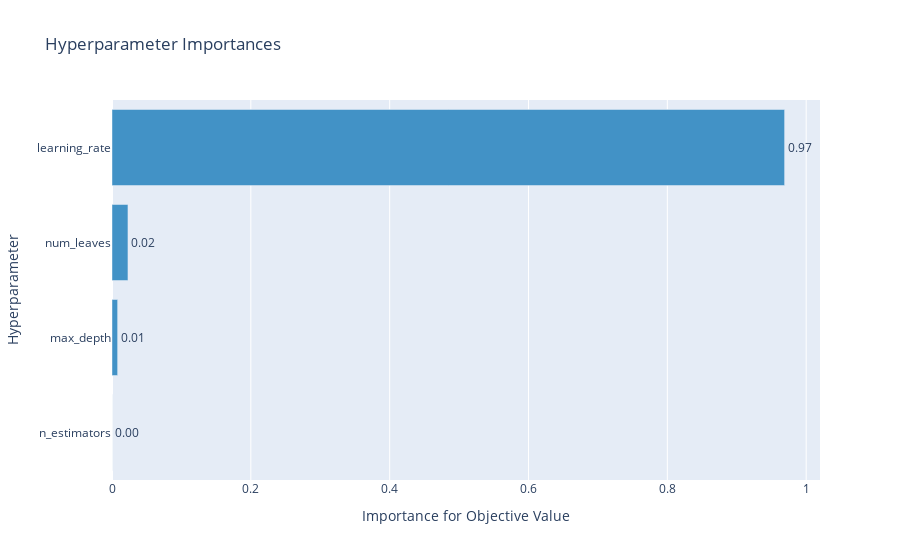

Write notebook code for a chart like this one.
### Code cell
# visualising the importance of hyperparamters 
optuna.visualization.plot_param_importances(study)

### Figure 1 — Plotly figure (JSON) as saved in the notebook; plotly's stock layout.template omitted (floating-point values rounded to 4 significant figures)
{"data": [{"cliponaxis": false, "hovertemplate": ["n_estimators (CategoricalDistribution): 0.0<extra></extra>", "max_depth (IntUniformDistribution): 0.008095995937660234<extra></extra>", "num_leaves (IntUniformDistribution): 0.022985672226373877<extra></extra>", "learning_rate (UniformDistribution): 0.9689183318359659<extra></extra>"], "marker": {"color": "rgb(66,146,198)"}, "orientation": "h", "text": ["0.0", "0.008095995937660234", "0.022985672226373877", "0.9689183318359659"], "textposition": "outside", "texttemplate": "%{text:.2f}", "type": "bar", "x": [0, 0.008096, 0.02299, 0.9689], "y": ["n_estimators", "max_depth", "num_leaves", "learning_rate"]}], "layout": {"showlegend": false, "title": {"text": "Hyperparameter Importances"}, "xaxis": {"title": {"text": "Importance for Objective Value"}}, "yaxis": {"title": {"text": "Hyperparameter"}}}}
